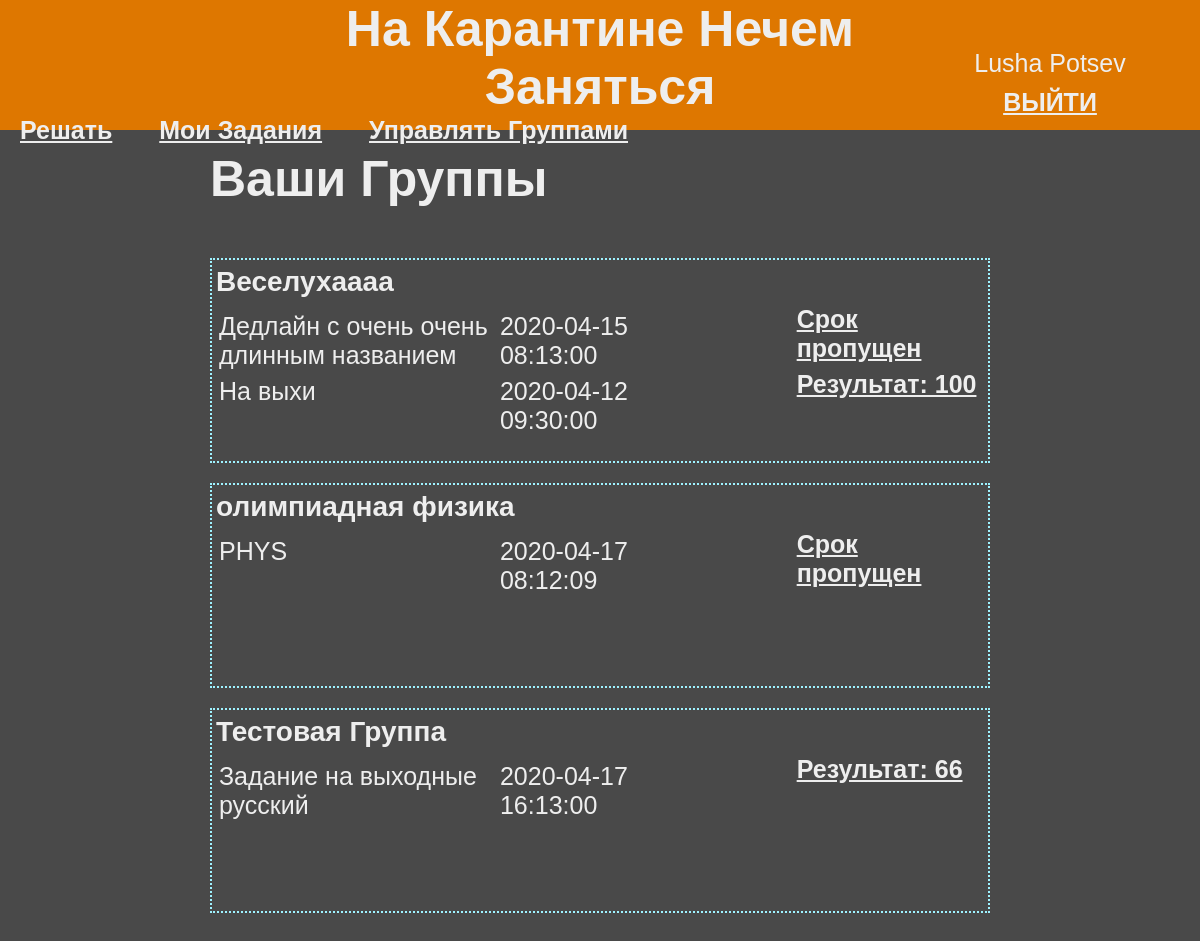
Page / (signed in) on the earlier database version.
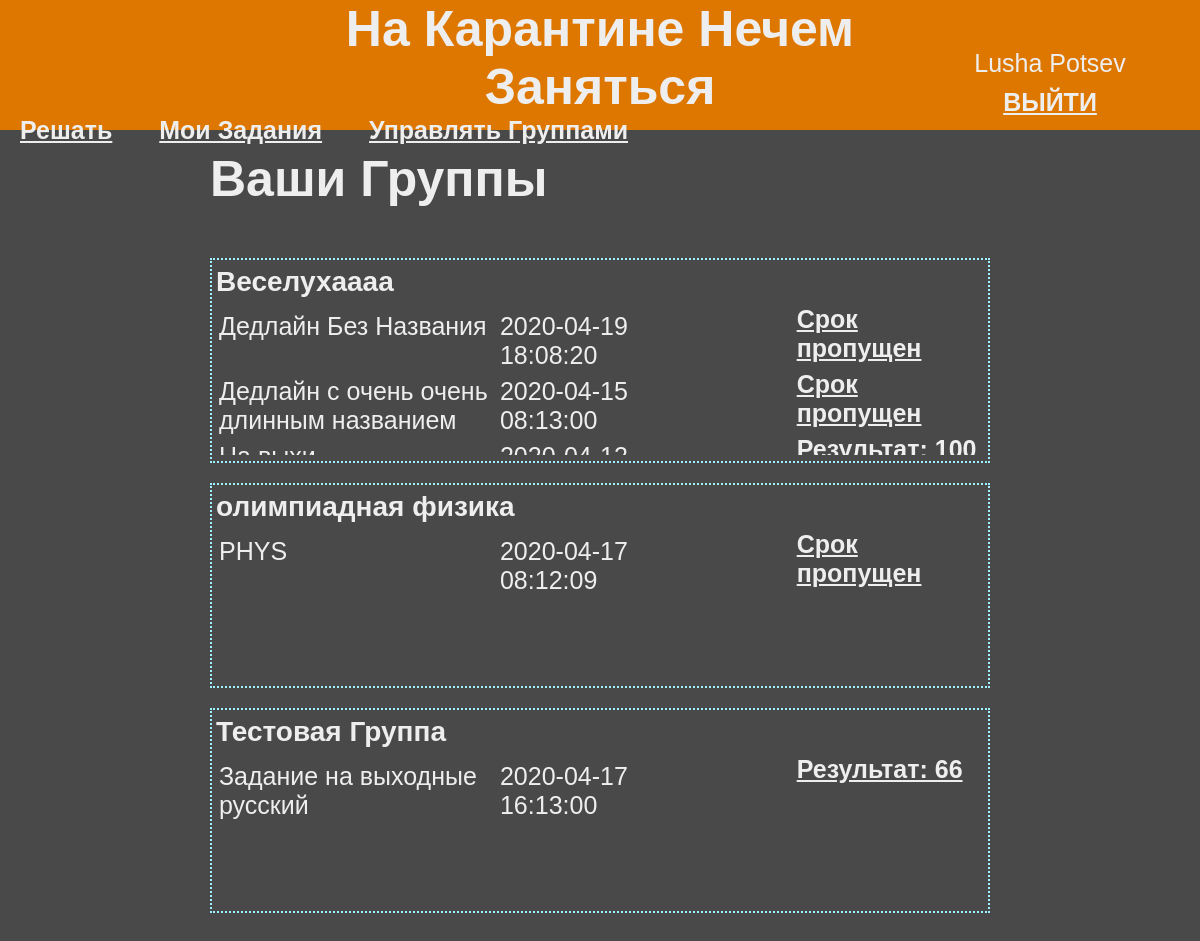
Same page on the later database version.
### data/group.py (models this page shows, shortened)
class Group(SqlAlchemyBase, SerializerMixin):
    __tablename__ = "groups"
    id = sa.Column(sa.Integer,
                   primary_key=True,
                   autoincrement=True)
    name = sa.Column(sa.String, default="Группа Без Названия")
    deadlines = sa.orm.relationship("Deadline",
                                    backref="group",
                                    lazy="subquery")
    teachers = sa.orm.relationship("User",
                                   secondary="teachers_to_groups",
                                   backref="teacher_groups",
                                   lazy="subquery")
    students = sa.orm.relationship("User",
                                   secondary="students_to_groups",
                                   backref="student_groups",
                                   lazy="subquery")

### data/deadline.py (models this page shows, shortened)
class Deadline(SqlAlchemyBase, SerializerMixin):
    __tablename__ = "deadlines"
    id = sa.Column(sa.Integer,
                   primary_key=True,
                   autoincrement=True)
    name = sa.Column(sa.String, default="Дедлайн Без Названия")
    time = sa.Column(sa.DateTime, default=datetime.datetime.now() + datetime.timedelta(days=2))
    user_id = sa.Column(sa.Integer, sa.ForeignKey("users.id"))
    group_id = sa.Column(sa.Integer, sa.ForeignKey("groups.id"))
    task_id = sa.Column(sa.Integer, sa.ForeignKey("tasks.id"))
    solutions = sa.orm.relationship("Solution",
                                    backref="deadline",
                                    lazy="subquery")

### main.py (the view, shortened to what this page needs)
@app.route("/", methods=["GET"])
def home():
    if not current_user.is_authenticated:
        return redirect("/login")
    sql = db.create_session()
    groups = []
    for g in current_user.student_groups:
        g_data = g.to_dict(only=("name", ))
        g_data['deadlines'] = []
        for dl in g.deadlines:
            dl_data = dl.to_dict(only=("id", "name", "time", "task_id"))
            solution = get_present(dl.solutions, lambda s: s.user_id == current_user.id)
            if dl.time < datetime.datetime.now():
                if solution is not None:
                    dl_data['status'] = {"text": f"Результат: {solution.percentage}",
                                         "show": True}
                else:
                    dl_data['status'] = {"text": "Срок пропущен",
                                         "show": True}
            g_data['deadlines'].append(dl_data)
        groups.append(g_data)
    return render_template("index.html", groups=groups)

### data/db_session.py (called while the page is built)
def create_session() -> Session:
    global __factory
    return __factory()

### data/user.py (called while the page is built)
    @property
    def full_name(self):
        return " ".join([self.name, self.surname])

### main.py (called while the page is built)
@login_manager.user_loader
def load_user(user_id):
    sql = db.create_session()
    return sql.query(db.User).get(user_id)

def get_present(data, func):
    return next(filter(func, data), None)

### templates/index.html (shortened to what this page needs)
{% extends "j2/base.j2" %}
{% block head %}
<link rel="stylesheet" type="text/css" href="/static/css/taskNgroup.css">
<link rel="stylesheet" href="/static/css/index.css">
{% endblock %}
{% block body_content %}
	<div class="container">
		<div class="beginPage">
			<h1>Ваши Группы</h1>
		</div>
	</div>
	<div class="container">
		{% if groups|length != 0 %}
			{% for g in groups|sort(attribute="name") %}
				<div class="item">
					<label class="itemTitle">{{ g['name'] }}</label>
					{% if g['deadlines']|length != 0 %}
						<div class="scrollBox">
							{% for dl in g['deadlines']|sort(attribute="time", reverse=True) %}
								<div class="existField">
									<label class="current">{{ dl['name'] }}</label>
									<label class="current">{{ dl['time'] }}</label>
									{% if dl['status']['show'] %}
										<div></div>
										<a href="/correct/{{ dl['task_id'] }}">{{ dl['status']['text'] }}</a>
									{% else %}
										<a href="/solve/{{ dl['id'] }}">Перейти</a>
										<label>{{ dl['status']['text'] }}</label>
									{% endif %}
								</div>
							{% endfor %}
						</div>
					{% else %}
						<div class="container">
							<h5 class="listEmpty">Назначенных заданий пока нет</h5>
						</div>
					{% endif %}
				</div>
			{% endfor %}
		{% else %}
			<h5 class="listEmpty">Вас еще не добавили в группу</h5>
		{% endif %}
	</div>
{% endblock %}

Differences in the rows shown:
added Deadline: name "Дедлайн Без Названия", time "2020-04-19 18:08:20", status.text "Срок пропущен", shown under Group "Веселухаааа"
